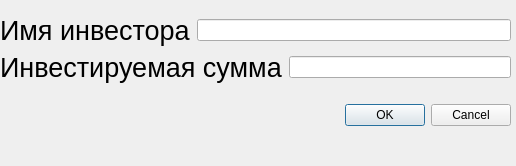
<?xml version="1.0" encoding="UTF-8"?>
<ui version="4.0">
 <class>MainWindow</class>
 <widget class="QMainWindow" name="MainWindow">
  <property name="geometry">
   <rect>
    <x>0</x>
    <y>0</y>
    <width>516</width>
    <height>166</height>
   </rect>
  </property>
  <property name="windowTitle">
   <string>MainWindow</string>
  </property>
  <widget class="QWidget" name="centralwidget">
   <widget class="QWidget" name="">
    <property name="geometry">
     <rect>
      <x>0</x>
      <y>0</y>
      <width>511</width>
      <height>141</height>
     </rect>
    </property>
    <layout class="QVBoxLayout" name="verticalLayout_4">
     <item>
      <layout class="QVBoxLayout" name="verticalLayout_3">
       <item>
        <layout class="QVBoxLayout" name="verticalLayout_2">
         <item>
          <layout class="QVBoxLayout" name="verticalLayout">
           <item>
            <layout class="QHBoxLayout" name="horizontalLayout">
             <item>
              <widget class="QLabel" name="label">
               <property name="text">
                <string>&lt;html&gt;&lt;head/&gt;&lt;body&gt;&lt;p&gt;&lt;span style=&quot; font-size:20pt;&quot;&gt;Имя инвестора&lt;/span&gt;&lt;/p&gt;&lt;/body&gt;&lt;/html&gt;</string>
               </property>
              </widget>
             </item>
             <item>
              <widget class="QLineEdit" name="lineEdit"/>
             </item>
            </layout>
           </item>
           <item>
            <layout class="QHBoxLayout" name="horizontalLayout_2">
             <item>
              <widget class="QLabel" name="label_2">
               <property name="text">
                <string>&lt;html&gt;&lt;head/&gt;&lt;body&gt;&lt;p&gt;&lt;span style=&quot; font-size:20pt;&quot;&gt;Инвестируемая сумма&lt;/span&gt;&lt;/p&gt;&lt;/body&gt;&lt;/html&gt;</string>
               </property>
              </widget>
             </item>
             <item>
              <widget class="QLineEdit" name="lineEdit_2"/>
             </item>
            </layout>
           </item>
          </layout>
         </item>
        </layout>
       </item>
      </layout>
     </item>
     <item>
      <widget class="QDialogButtonBox" name="buttonBox">
       <property name="standardButtons">
        <set>QDialogButtonBox::Cancel|QDialogButtonBox::Ok</set>
       </property>
      </widget>
     </item>
    </layout>
   </widget>
  </widget>
  <widget class="QMenuBar" name="menubar">
   <property name="geometry">
    <rect>
     <x>0</x>
     <y>0</y>
     <width>516</width>
     <height>22</height>
    </rect>
   </property>
  </widget>
 </widget>
 <resources/>
 <connections/>
</ui>
